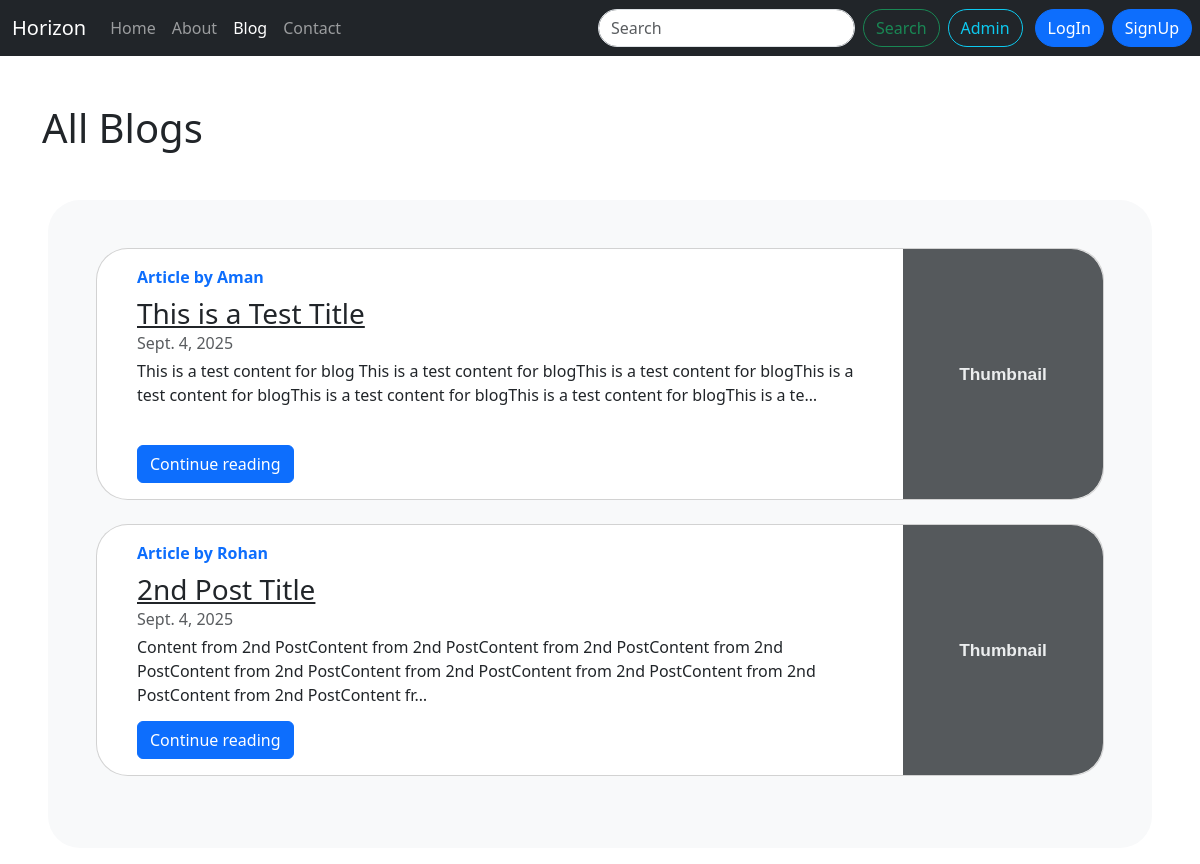
Screenshot of /blog/ with the database file from the repository.
### blog/models.py (models this page shows, shortened)
class Post(models.Model):
    sno = models.AutoField(primary_key=True)
    title = models.CharField(max_length=255)
    content = models.TextField()
    author = models.CharField(max_length=50)
    slug = models.CharField(max_length=130, default='')
    timestamp = models.DateTimeField(default=timezone.now, blank=True)

### blog/views.py (the view)
# urls.py: path('', views.blogHome, name='blogHome'),
def blogHome(request):
    allPost = Post.objects.all()
    return render(request, 'blog/blogHome.html', {'allPost' : allPost})

### templates/blog/blogHome.html (shortened to what this page needs)
{% extends "base.html" %}
{% block blogactive %} active {% endblock blogactive %}
{% block body %}
  <div class="container">
    <h1 class="display-6 my-5">All Blogs</h1>
  </div>
  <div class="mx-5 my-3 bg-body-tertiary p-5 rounded-5 object-fit-fill">
    {% for post in allPost %}
    <div class="mb-2">
      <div class="card flex-md-row mb-4 box-shadow h-md-250 rounded-5">
        <div class="card-body d-flex flex-column align-items-start mx-4">
          <strong class="d-inline-block mb-2 text-primary">Article by {{post.author}}</strong>
          <h3 class="mb-0">
            <a class="text-dark" href="/blog/{{post.slug}}">{{post.title}}</a>
          </h3>
          <div class="mb-1 text-muted">{{post.timestamp.date}}</div>
          <p class="card-text mb-auto">
            {{post.content | truncatechars:200}}
          </p>
          <a href="/blog/{{post.slug}}" role="button" class="btn btn-primary"
            >Continue reading</a
          >
        </div>
        <img
          class="card-img-right flex-auto d-none d-md-block rounded-end-5"
          data-src="holder.js/200x250?theme=thumb"
          alt="Thumbnail [200x250]"
          data-holder-rendered="true"
          style="height: 250px"
        />
      </div>
    </div>
    {% endfor %}
  </div>
{% endblock body %}

### rows the page displays
Post: author "Aman", title "This is a Test Title", timestamp "Sept. 4, 2025", content "This is a test content for blog This is a test content for blogThis is a test content for blogThis is a test content for blogThis is a test content for blogThis is a test content for blogThis is a te…"
Post: author "Rohan", title "2nd Post Title", timestamp "Sept. 4, 2025", content "Content from 2nd PostContent from 2nd PostContent from 2nd PostContent from 2nd PostContent from 2nd PostContent from 2nd PostContent from 2nd PostContent from 2nd PostContent from 2nd PostContent fr…"
